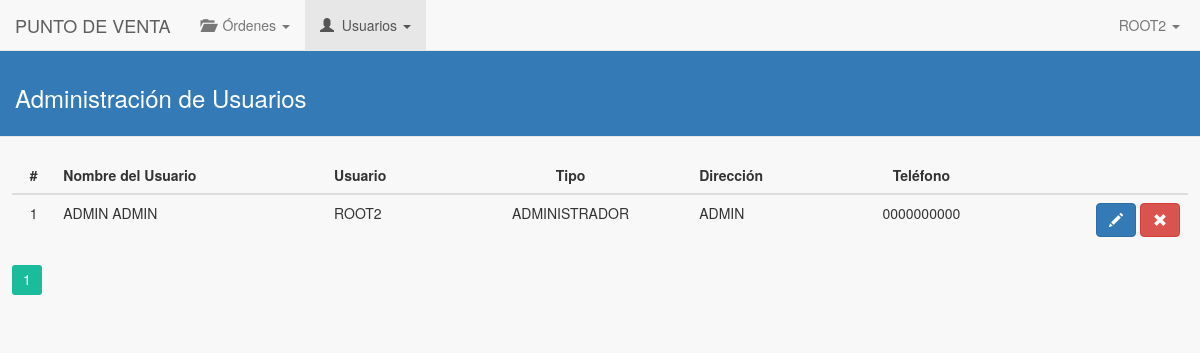
/puntoVenta/usuarios/index.php (signed in), run on the app's committed database.
### tables this page shows
CREATE TABLE IF NOT EXISTS `usuario_punto_venta` (
  `id_usuario_pv` int(11) NOT NULL AUTO_INCREMENT,
  `id_usuario_punto_venta` int(11) NOT NULL,
  `id_usuario_fk` int(11) NOT NULL,
  `nombre_usuario_pv` varchar(45) NOT NULL,
  `apellidos_usuario_pv` varchar(45) NOT NULL,
  `telefono_usuario_pv` varchar(45) NOT NULL,
  `direccion_usuario_pv` varchar(45) NOT NULL,
  PRIMARY KEY (`id_usuario_pv`),
  KEY `id_usuario_fk_idx` (`id_usuario_fk`),
  KEY `id_usuario_punto_venta_idx` (`id_usuario_punto_venta`)
);

CREATE TABLE IF NOT EXISTS `usuarios` (
  `id_usuario` int(11) NOT NULL AUTO_INCREMENT,
  `nombre_usuario` varchar(100) NOT NULL,
  `contrasena_usuario` varchar(45) NOT NULL,
  `tipo_socio_usuario` int(11) NOT NULL,
  `nivel_autorizacion_usuario` int(11) NOT NULL,
  `fecha_creacion_usuario` date NOT NULL,
  `fecha_modificacion_usuario` date NOT NULL,
  `estado_usuario` int(11) NOT NULL,
  PRIMARY KEY (`id_usuario`),
  UNIQUE KEY `nombre_usuario` (`nombre_usuario`)
);

### puntoVenta/usuarios/index.php (the view, shortened to what this page needs)
<!DOCTYPE html>
<html>
	<head>
		<link rel="stylesheet" type="text/css" href="../../lib/bootstrap-3.3.5/css/bootstrap.min.css">
		<link rel='stylesheet' type='text/css' href='../../lib/pagination/css.css'/>
		<link rel="stylesheet" type="text/css" href="../../css/estilos.css">
	</head>
	<body>
		<nav class="navbar navbar-default navbar-fixed-top" role="navigation">
		  	<div class="navbar-header">
		    	<a class="navbar-brand">PUNTO DE VENTA</a>
		  	</div>
		  	<div class="collapse navbar-collapse" id="navbar-collapse-01">
		  		<ul class="nav navbar-nav">
					<li class="dropdown">
  						<a href="#" class="dropdown-toggle" data-toggle="dropdown" role="button" aria-expanded="false"><span class="glyphicon glyphicon-folder-open"></span> &nbsp;Órdenes <span class="caret"></span></a>
					</li>
					<?php
						if($_SESSION['nivel_socio'] == 1){ ?>
							<li class="dropdown active">
		  						<a href="#" class="dropdown-toggle" data-toggle="dropdown" role="button" aria-expanded="false"><span class="glyphicon glyphicon-user"></span> &nbsp;Usuarios <span class="caret"></span></a>
							</li>
						<?php }
					?>
		    	</ul>
		    	<ul class="nav navbar-nav navbar-right">
			        <li class="dropdown">
			          	<a href="#" class="dropdown-toggle" data-toggle="dropdown" role="button" aria-expanded="false"><span class="fui-user"></span> &nbsp;<?php echo $_SESSION['nombre_usuario']; ?> <span class="caret"></span></a>
			        </li>
			    </ul>
		  	</div>
		</nav>
		<div class="contenido-general">
			<div class="modal-header">
				<h3 class="titulo-header">
					<h3 class="titulo-contenido">Administración de Usuarios</h3>
				</h3>
			</div>
			<div class="contenido-general-2">
				<br>
				<div id="paginacion-resultados">
					<table class="table">
						<thead>
							<tr>
								<th class="centro">#</th>
								<th>Nombre del Usuario</th>
								<th>Usuario</th>
								<th class="centro">Tipo</th>
								<th>Dirección</th>
								<th class="centro">Teléfono</th>
								<th></th>
							</tr>
						</thead>
						<tbody>
							<?php
								$consulta = "SELECT id_usuario_punto_venta FROM usuario_punto_venta WHERE id_usuario_fk = ".$_SESSION['id_usuario'];
			      				$resultado = mysql_query($consulta);
			      				$row = mysql_fetch_array($resultado);
			      				$idPuntoVentaFK = $row['id_usuario_punto_venta'];
								$cont = 1;
								$consulta = "SELECT usus.id_usuario, usudist.id_usuario_pv, usudist.nombre_usuario_pv, usudist.apellidos_usuario_pv, usus.nombre_usuario, usus.nivel_autorizacion_usuario, usudist.direccion_usuario_pv, usudist.telefono_usuario_pv, usus.estado_usuario FROM usuario_punto_venta AS usudist, usuarios AS usus WHERE usudist.id_usuario_punto_venta = $idPuntoVentaFK AND usudist.id_usuario_fk = usus.id_usuario";
								$resultado = mysql_query($consulta);
								while($row = mysql_fetch_array($resultado)){ ?>
									<tr>
						          		<td class="centro"><?php echo $cont; ?></td>
						          		<td><?php echo $nombreUsuario = $row['nombre_usuario_pv']." ".$row['apellidos_usuario_pv']; ?></td>
						          		<td><?php echo $row['nombre_usuario']; ?></td>
						          		<td class="centro">
						          			<?php
						          				$estado = $row['nivel_autorizacion_usuario'];
						          				switch($estado) {
						          					case '1': echo "ADMINISTRADOR"; break;
						          				}
						          			?>
						          		</td>
						          		<td>
						          			<?php
						          				$direccion = $row['direccion_usuario_pv'];
							      				echo $direccion;
						          			?>
						          		</td>
						          		<td class="centro"><?php echo $row['telefono_usuario_pv']; ?></td>
						          		<td class="derecha">
						          			<?php
						          				$idUsuarioFk = $row['id_usuario'];
						          				$estadoUsuario = $row['estado_usuario'];
						          			?>
						          			<button class="btn btn-primary btn-editar" data-toggle="tooltip" data-placement="top" title="Editar usuario" onClick="editarUsuario(<?php echo $row['id_usuario_pv']; ?>, '<?php echo $idUsuarioFk; ?>', '<?php echo $nombreUsuario; ?>')"><i class="glyphicon glyphicon-pencil"></i></button>
							        		<?php
							        			if($estadoUsuario == 0){ ?>
							        				<button class="btn btn-success btn-baja" data-toggle="tooltip" data-placement="top" title="Dar de alta" onClick="altaUsuario('<?php echo $idUsuarioFk; ?>', '<?php echo $nombreUsuario; ?>')"><i class="glyphicon glyphicon-ok"></i></button>
						          				<?php } else{ ?>
						          					<button class="btn btn-danger btn-alta" data-toggle="tooltip" data-placement="top" title="Dar de baja" onClick="bajaUsuario('<?php echo $idUsuarioFk; ?>', '<?php echo $nombreUsuario; ?>')"><i class="glyphicon glyphicon-remove"></i></button>
						          				<?php }
							        		?>
							        	</td>
						    	    </tr>
								<?php $cont++;
								}
							?>
						</tbody>
					</table>
					<?php if($cont > 1){ ?>
						<div class="my-navigation" style="margin: 0px auto;">
							<div class="simple-pagination-page-numbers"></div>
							<br><br><br>
						</div>
					<?php } else{ ?>
						<div class="alert alert-info" role="alert" style="text-align: center;">
							<strong>Sin resultados...</strong> No hay usuarios registrados.
						</div>
					<?php } ?>
				</div>
			</div>
		</div>
	</body>
</html>

### css/estilos.css (style rules this page uses)
body { background-color: #F8F8F8; }
h3.titulo-header { color: #ffffff; }
h3.titulo-contenido { color: #ffffff; }
.modal-header { background-color: #337ab7; }
.centro { text-align: center; }
.derecha { text-align: right; }
.navbar-right { margin-right: 5px; }
.contenido-general { background-color: #F8F8F8; margin: 0px auto; margin-top: 50px; width: 100%; }
.contenido-general-2 { margin: 0px auto; width: 98%; }
a { color: #337ab7; }

### data on the page
usuario_punto_venta: nombre_usuario_pv+apellidos_usuario_pv "ADMIN ADMIN", id_usuario_fk.nombre_usuario "ROOT2", direccion_usuario_pv "ADMIN", telefono_usuario_pv "0000000000"

### other printed values
$_SESSION['nombre_usuario'] "ROOT2"
